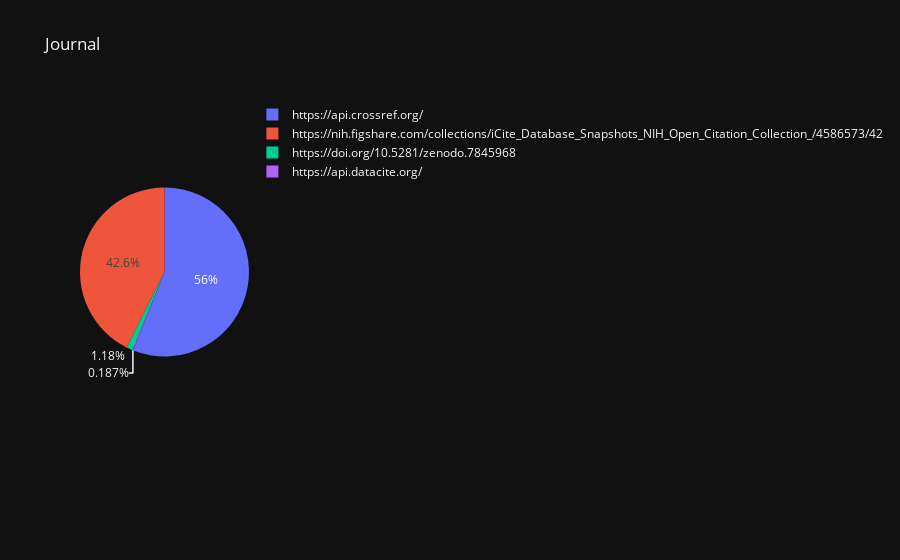

Here is the notebook cell this chart was saved with:
### Code cell
visualize_sources_proportion(sorted_res['journal'], 'Journal')

### Figure 1 — Plotly figure (JSON) as saved in the notebook; plotly's stock layout.template omitted (floating-point values rounded to 4 significant figures)
{"data": [{"domain": {"x": [0.0, 1.0], "y": [0.0, 1.0]}, "hovertemplate": "label=%{label}<br>value=%{value}<extra></extra>", "labels": ["https://api.crossref.org/", "https://nih.figshare.com/collections/iCite_Database_Snapshots_NIH_Open_Citation_Collection_/4586573/42", "https://doi.org/10.5281/zenodo.7845968", "https://api.datacite.org/"], "legendgroup": "", "name": "", "showlegend": true, "values": [2093, 1593, 44, 7], "type": "pie"}], "layout": {"legend": {"tracegroupgap": 0}, "title": {"text": "Journal"}}}
